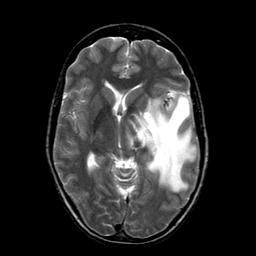
#> input picture brain_image.png, 256 x 256 px
$ python sample_kspace_data.py
#> lines starting #> are read from the running program, lines starting #| are printed output that depends on the picture
import numpy as np
from skimage.io import imread, imshow
from skimage.color import rgb2gray
import matplotlib.pyplot as plt
import pandas as pd

test_image = imread('brain_image.png')
#> test_image is the input picture: shape (256, 256); min 0, max 255, mean 43.5

plt.figure()
plt.imshow(test_image, cmap='gray')
plt.show()

fft = np.fft.fftshift(np.fft.fft2(test_image))

magnitude_spectrum = np.abs(fft)
phase_spectrum = np.angle(fft)
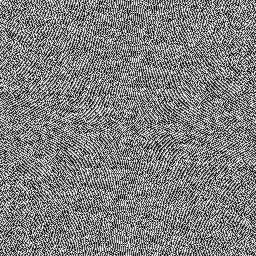
#> phase_spectrum: shape (256, 256) float64; min -3.14, max 3.14, mean 9.59e-05; drawn with min black and max white
